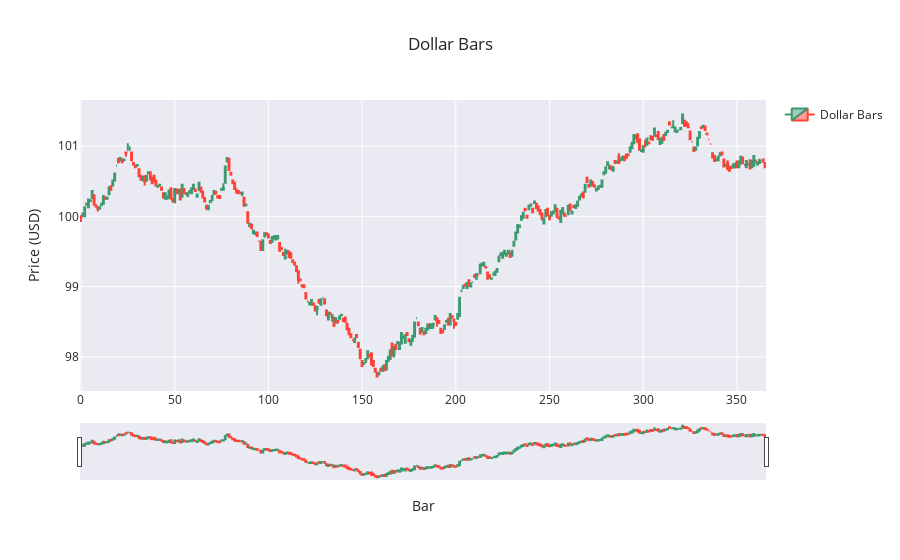

The notebook cell saved with this chart:
### Markdown cell above
### Bar Chart

### Code cell
fig = go.Figure(data=[go.Candlestick(
    x=dollar_bars.index,
    open=dollar_bars['open'],
    high=dollar_bars['high'],
    low=dollar_bars['low'],
    close=dollar_bars['close'],
    name='Dollar Bars'
)])

fig.update_layout(
    title=f'Dollar Bars',
    yaxis_title='Price (USD)',
    xaxis_title='Bar',
    xaxis_rangeslider_visible=True, 
    template='seaborn', # other options: plotly, plotly_white, plotly_dark, simple_white
    showlegend=True,
)

### Figure 1 — Plotly figure (JSON) as saved in the notebook; plotly's stock layout.template omitted (floating-point values rounded to 4 significant figures; data arrays with more than 128 entries replaced by an {"elided": "..."} marker saying what was removed)
{"data": [{"close": {"elided": "366 float values"}, "high": {"elided": "366 float values"}, "low": {"elided": "366 float values"}, "name": "Dollar Bars", "open": {"elided": "366 float values"}, "type": "candlestick", "x": {"elided": "366 int values"}}], "layout": {"showlegend": true, "title": {"text": "Dollar Bars"}, "xaxis": {"rangeslider": {"visible": true}, "title": {"text": "Bar"}}, "yaxis": {"title": {"text": "Price (USD)"}}}}
